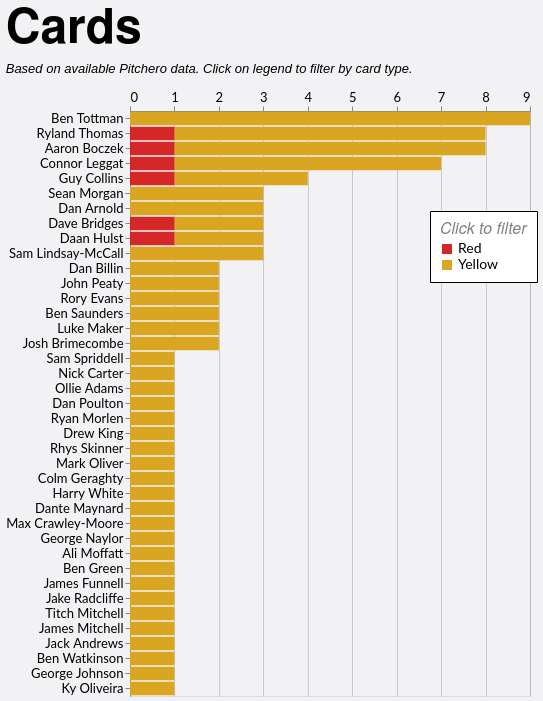

The Vega-Lite source for this figure:
### Vega-Lite specification from a JSON file in a GitHub repository (floating-point values rounded to 4 significant figures)
{"config": {"axis": {"labelFont": "Lato, sans-serif", "titleFont": "PT Sans Narrow, Helvetica Neue, Helvetica, Arial, sans-serif", "labelFontSize": 13, "titleFontSize": 24, "gridColor": "#202947", "gridOpacity": 0.2}, "header": {"labelFont": "PT Sans Narrow, Helvetica Neue, Helvetica, Arial, sans-serif", "titleFont": "PT Sans Narrow, Helvetica Neue, Helvetica, Arial, sans-serif", "labelFontSize": 24, "titleFontSize": 28, "labelFontWeight": "bold", "orient": "left"}, "legend": {"labelFont": "Lato, sans-serif", "titleFont": "PT Sans Narrow, Helvetica Neue, Helvetica, Arial, sans-serif", "labelFontSize": 14, "titleFontSize": 16, "titlePadding": 5, "fillColor": "white", "strokeColor": "black", "padding": 10, "titleFontWeight": "lighter", "titleFontStyle": "italic", "titleColor": "gray", "offset": 10}, "title": {"font": "PT Sans Narrow, Helvetica Neue, Helvetica, Arial, sans-serif", "fontSize": 48, "fontWeight": "bold", "anchor": "start", "align": "center", "titlePadding": 20, "subtitlePadding": 10, "subtitleFontSize": 13, "subtitleColor": "", "subtitleFontStyle": "italic", "offset": 15, "color": "black"}, "axisX": {"labelAngle": 0}, "facet": {"title": null, "header": null, "align": {"row": "each", "column": "each"}}, "resolve": {"scale": {"y": "independent", "facet": "independent"}}, "background": "#f2f1f4"}, "data": {"name": "data-999482a17b36ab7f4a7485461290181d"}, "mark": {"type": "bar"}, "encoding": {"color": {"field": "event", "legend": {"legendX": 300, "legendY": 100, "orient": "none", "title": "Click to filter"}, "scale": {"domain": ["Red", "Yellow"], "range": ["#d62728", "goldenrod"]}, "type": "nominal"}, "tooltip": [{"field": "player", "title": "Player", "type": "nominal"}, {"field": "event", "title": "Card Type", "type": "nominal"}, {"aggregate": "sum", "field": "count", "title": "Cards", "type": "quantitative"}, {"aggregate": "sum", "field": "A", "title": "Games", "type": "quantitative"}], "x": {"aggregate": "sum", "axis": {"format": "d", "orient": "top", "title": null}, "field": "count", "type": "quantitative"}, "y": {"field": "player", "sort": "-x", "title": null, "type": "nominal"}}, "height": {"step": 15}, "title": {"text": "Cards", "subtitle": "Based on available Pitchero data. Click on legend to filter by card type."}, "width": 400, "$schema": "https://vega.github.io/schema/vega-lite/v5.20.1.json", "datasets": {"data-999482a17b36ab7f4a7485461290181d": [{"player": "Sean Morgan", "season": "2023/24", "squad": "1st", "player_join": "S Morgan", "A": 2, "event": "Yellow", "count": 1}, {"player": "Sean Morgan", "season": "2022/23", "squad": "1st", "player_join": "S Morgan", "A": 8, "event": "Yellow", "count": 1}, {"player": "Sean Morgan", "season": "2021/22", "squad": "1st", "player_join": "S Morgan", "A": 10, "event": "Yellow", "count": 1}, {"player": "Sam Spriddell", "season": "2023/24", "squad": "1st", "player_join": "S Spriddell", "A": 11, "event": "Yellow", "count": 1}, {"player": "Dan Billin", "season": "2023/24", "squad": "1st", "player_join": "D Billin", "A": 20, "event": "Yellow", "count": 2}, {"player": "Nick Carter", "season": "2021/22", "squad": "1st", "player_join": "N Carter", "A": 4, "event": "Yellow", "count": 1}, {"player": "Ollie Adams", "season": "2023/24", "squad": "2nd", "player_join": "O Adams", "A": 1, "event": "Yellow", "count": 1}, {"player": "Connor Leggat", "season": "2024/25", "squad": "1st", "player_join": "C Leggat", "A": 11, "event": "Yellow", "count": 3}, {"player": "Ryland Thomas", "season": "2022/23", "squad": "2nd", "player_join": "R Thomas", "A": 4, "event": "Yellow", "count": 1}, {"player": "Connor Leggat", "season": "2022/23", "squad": "1st", "player_join": "C Leggat", "A": 9, "event": "Yellow", "count": 1}, {"player": "Ryland Thomas", "season": "2024/25", "squad": "1st", "player_join": "R Thomas", "A": 18, "event": "Yellow", "count": 1}, {"player": "Connor Leggat", "season": "2019/20", "squad": "1st", "player_join": "C Leggat", "A": 11, "event": "Yellow", "count": 1}, {"player": "Ryland Thomas", "season": "2024/25", "squad": "1st", "player_join": "R Thomas", "A": 18, "event": "Red", "count": 1}, {"player": "Connor Leggat", "season": "2018/19", "squad": "1st", "player_join": "C Leggat", "A": 13, "event": "Yellow", "count": 1}, {"player": "Ryland Thomas", "season": "2023/24", "squad": "1st", "player_join": "R Thomas", "A": 25, "event": "Yellow", "count": 3}, {"player": "Connor Leggat", "season": "2022/23", "squad": "1st", "player_join": "C Leggat", "A": 9, "event": "Red", "count": 1}, {"player": "Ryland Thomas", "season": "2022/23", "squad": "1st", "player_join": "R Thomas", "A": 8, "event": "Yellow", "count": 2}, {"player": "Dan Poulton", "season": "2022/23", "squad": "1st", "player_join": "D Poulton", "A": 17, "event": "Yellow", "count": 1}, {"player": "Ryan Morlen", "season": "2024/25", "squad": "2nd", "player_join": "R Morlen", "A": 6, "event": "Yellow", "count": 1}, {"player": "Drew King", "season": "2019/20", "squad": "1st", "player_join": "D King", "A": 7, "event": "Yellow", "count": 1}, {"player": "Dan Arnold", "season": "2019/20", "squad": "1st", "player_join": "D Arnold", "A": 12, "event": "Yellow", "count": 2}, {"player": "Rhys Skinner", "season": "2024/25", "squad": "1st", "player_join": "R Skinner", "A": 4, "event": "Yellow", "count": 1}, {"player": "Dan Arnold", "season": "2017/18", "squad": "1st", "player_join": "D Arnold", "A": 15, "event": "Yellow", "count": 1}, {"player": "Guy Collins", "season": "2024/25", "squad": "1st", "player_join": "G Collins", "A": 20, "event": "Yellow", "count": 2}, {"player": "Mark Oliver", "season": "2023/24", "squad": "1st", "player_join": "M Oliver", "A": 5, "event": "Yellow", "count": 1}, {"player": "Colm Geraghty", "season": "2023/24", "squad": "1st", "player_join": "C Geraghty", "A": 7, "event": "Yellow", "count": 1}, {"player": "Harry White", "season": "2023/24", "squad": "1st", "player_join": "H White", "A": 7, "event": "Yellow", "count": 1}, {"player": "Dante Maynard", "season": "2024/25", "squad": "1st", "player_join": "D Maynard", "A": 1, "event": "Yellow", "count": 1}, {"player": "Guy Collins", "season": "2024/25", "squad": "1st", "player_join": "G Collins", "A": 20, "event": "Red", "count": 1}, {"player": "Guy Collins", "season": "2022/23", "squad": "1st", "player_join": "G Collins", "A": 17, "event": "Yellow", "count": 1}, {"player": "Ben Tottman", "season": "2025/26", "squad": "1st", "player_join": "B Tottman", "A": 5, "event": "Yellow", "count": 1}, {"player": "Max Crawley-Moore", "season": "2023/24", "squad": "1st", "player_join": "M Crawley-Moore", "A": 16, "event": "Yellow", "count": 1}, {"player": "George Naylor", "season": "2024/25", "squad": "2nd", "player_join": "G Naylor", "A": 10, "event": "Yellow", "count": 1}, {"player": "Ben Tottman", "season": "2024/25", "squad": "1st", "player_join": "B Tottman", "A": 19, "event": "Yellow", "count": 3}, {"player": "Ben Tottman", "season": "2023/24", "squad": "1st", "player_join": "B Tottman", "A": 25, "event": "Yellow", "count": 2}, {"player": "Ben Tottman", "season": "2022/23", "squad": "1st", "player_join": "B Tottman", "A": 19, "event": "Yellow", "count": 2}, {"player": "Ben Tottman", "season": "2019/20", "squad": "1st", "player_join": "B Tottman", "A": 12, "event": "Yellow", "count": 1}, {"player": "Ali Moffatt", "season": "2025/26", "squad": "1st", "player_join": "A Moffatt", "A": 4, "event": "Yellow", "count": 1}, {"player": "Ben Green", "season": "2024/25", "squad": "2nd", "player_join": "B Green", "A": 13, "event": "Yellow", "count": 1}, {"player": "Dave Bridges", "season": "2023/24", "squad": "1st", "player_join": "D Bridges", "A": 17, "event": "Yellow", "count": 1}, {"player": "Dave Bridges", "season": "2022/23", "squad": "1st", "player_join": "D Bridges", "A": 15, "event": "Yellow", "count": 1}, {"player": "Dave Bridges", "season": "2023/24", "squad": "1st", "player_join": "D Bridges", "A": 17, "event": "Red", "count": 1}, {"player": "James Funnell", "season": "2021/22", "squad": "1st", "player_join": "J Funnell", "A": 12, "event": "Yellow", "count": 1}, {"player": "Jake Radcliffe", "season": "2023/24", "squad": "1st", "player_join": "J Radcliffe", "A": 18, "event": "Yellow", "count": 1}, {"player": "John Peaty", "season": "2025/26", "squad": "1st", "player_join": "J Peaty", "A": 6, "event": "Yellow", "count": 1}, {"player": "Titch Mitchell", "season": "2022/23", "squad": "1st", "player_join": "T Mitchell", "A": 2, "event": "Yellow", "count": 1}, {"player": "James Mitchell", "season": "2022/23", "squad": "1st", "player_join": "T Mitchell", "A": 2, "event": "Yellow", "count": 1}, {"player": "John Peaty", "season": "2023/24", "squad": "1st", "player_join": "J Peaty", "A": 13, "event": "Yellow", "count": 1}, {"player": "Jack Andrews", "season": "2023/24", "squad": "2nd", "player_join": "J Andrews", "A": 8, "event": "Yellow", "count": 1}, {"player": "Daan Hulst", "season": "2024/25", "squad": "2nd", "player_join": "D Hulst", "A": 4, "event": "Yellow", "count": 1}, {"player": "Daan Hulst", "season": "2023/24", "squad": "2nd", "player_join": "D Hulst", "A": 7, "event": "Yellow", "count": 1}, {"player": "Daan Hulst", "season": "2018/19", "squad": "1st", "player_join": "D Hulst", "A": 10, "event": "Red", "count": 1}, {"player": "Ben Watkinson", "season": "2023/24", "squad": "2nd", "player_join": "B Watkinson", "A": 11, "event": "Yellow", "count": 1}, {"player": "Rory Evans", "season": "2023/24", "squad": "2nd", "player_join": "R Evans", "A": 10, "event": "Yellow", "count": 1}, {"player": "Aaron Boczek", "season": "2024/25", "squad": "2nd", "player_join": "A Boczek", "A": 3, "event": "Yellow", "count": 2}, {"player": "Rory Evans", "season": "2021/22", "squad": "2nd", "player_join": "R Evans", "A": 15, "event": "Yellow", "count": 1}, {"player": "Aaron Boczek", "season": "2025/26", "squad": "1st", "player_join": "A Boczek", "A": 7, "event": "Yellow", "count": 2}, {"player": "Aaron Boczek", "season": "2024/25", "squad": "1st", "player_join": "A Boczek", "A": 4, "event": "Yellow", "count": 1}, {"player": "Aaron Boczek", "season": "2024/25", "squad": "1st", "player_join": "A Boczek", "A": 4, "event": "Red", "count": 1}, {"player": "Aaron Boczek", "season": "2023/24", "squad": "1st", "player_join": "A Boczek", "A": 21, "event": "Yellow", "count": 2}, {"player": "Ben Saunders", "season": "2022/23", "squad": "1st", "player_join": "B Saunders", "A": 7, "event": "Yellow", "count": 1}, {"player": "Luke Maker", "season": "2024/25", "squad": "1st", "player_join": "L Maker", "A": 14, "event": "Yellow", "count": 1}, {"player": "Ben Saunders", "season": "2019/20", "squad": "1st", "player_join": "B Saunders", "A": 6, "event": "Yellow", "count": 1}, {"player": "Luke Maker", "season": "2023/24", "squad": "1st", "player_join": "L Maker", "A": 13, "event": "Yellow", "count": 1}, {"player": "Josh Brimecombe", "season": "2021/22", "squad": "2nd", "player_join": "J Brimecombe", "A": 6, "event": "Yellow", "count": 1}, {"player": "Sam Lindsay-McCall", "season": "2023/24", "squad": "1st", "player_join": "S Lindsay", "A": 22, "event": "Yellow", "count": 1}, {"player": "George Johnson", "season": "2022/23", "squad": "1st", "player_join": "G Johnson", "A": 17, "event": "Yellow", "count": 1}, {"player": "Ky Oliveira", "season": "2022/23", "squad": "2nd", "player_join": "K Oliveira", "A": 2, "event": "Yellow", "count": 1}, {"player": "Josh Brimecombe", "season": "2024/25", "squad": "1st", "player_join": "J Brimecombe", "A": 19, "event": "Yellow", "count": 1}, {"player": "Sam Lindsay-McCall", "season": "2021/22", "squad": "1st", "player_join": "S Lindsay", "A": 13, "event": "Yellow", "count": 2}]}}
